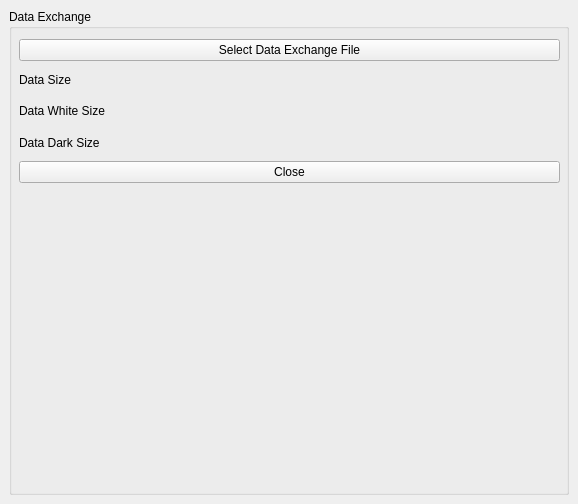
<?xml version="1.0" encoding="UTF-8"?>
<ui version="4.0">
 <class>LoadFile</class>
 <widget class="QMainWindow" name="LoadFile">
  <property name="geometry">
   <rect>
    <x>0</x>
    <y>0</y>
    <width>578</width>
    <height>504</height>
   </rect>
  </property>
  <property name="windowTitle">
   <string>Load File</string>
  </property>
  <widget class="QWidget" name="centralwidget">
   <layout class="QVBoxLayout" name="verticalLayout">
    <item>
     <widget class="QGroupBox" name="groupBox">
      <property name="title">
       <string>Data Exchange</string>
      </property>
      <widget class="QWidget" name="verticalLayoutWidget">
       <property name="geometry">
        <rect>
         <x>10</x>
         <y>189</y>
         <width>541</width>
         <height>301</height>
        </rect>
       </property>
       <layout class="QVBoxLayout" name="overlap_layout_2">
        <item>
         <widget class="QWidget" name="axis_view_widget_2" native="true">
          <layout class="QGridLayout" name="gridLayout"/>
         </widget>
        </item>
       </layout>
      </widget>
      <widget class="QWidget" name="verticalLayoutWidget_2">
       <property name="geometry">
        <rect>
         <x>10</x>
         <y>30</y>
         <width>541</width>
         <height>144</height>
        </rect>
       </property>
       <layout class="QVBoxLayout" name="input_layout">
        <item>
         <widget class="QPushButton" name="dataExchangeSelectButton">
          <property name="text">
           <string>Select Data Exchange File</string>
          </property>
         </widget>
        </item>
        <item>
         <widget class="QLabel" name="dataLabel">
          <property name="text">
           <string>Data Size</string>
          </property>
         </widget>
        </item>
        <item>
         <widget class="QLabel" name="dataWhiteLabel">
          <property name="text">
           <string>Data White Size</string>
          </property>
         </widget>
        </item>
        <item>
         <widget class="QLabel" name="dataDarkLabel">
          <property name="text">
           <string>Data Dark Size</string>
          </property>
         </widget>
        </item>
        <item>
         <widget class="QPushButton" name="pushButtonClose">
          <property name="text">
           <string>Close</string>
          </property>
         </widget>
        </item>
       </layout>
      </widget>
     </widget>
    </item>
   </layout>
  </widget>
  <action name="actionData_Exchange">
   <property name="text">
    <string>Data Exchange</string>
   </property>
  </action>
  <action name="actionTiff">
   <property name="text">
    <string>Tiff</string>
   </property>
  </action>
 </widget>
 <resources/>
 <connections/>
</ui>
